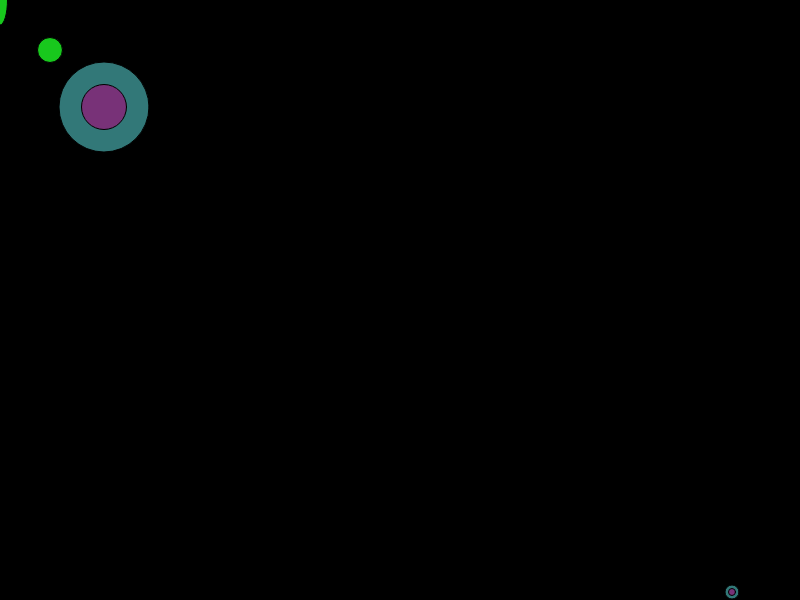
Frame 1 (no input)
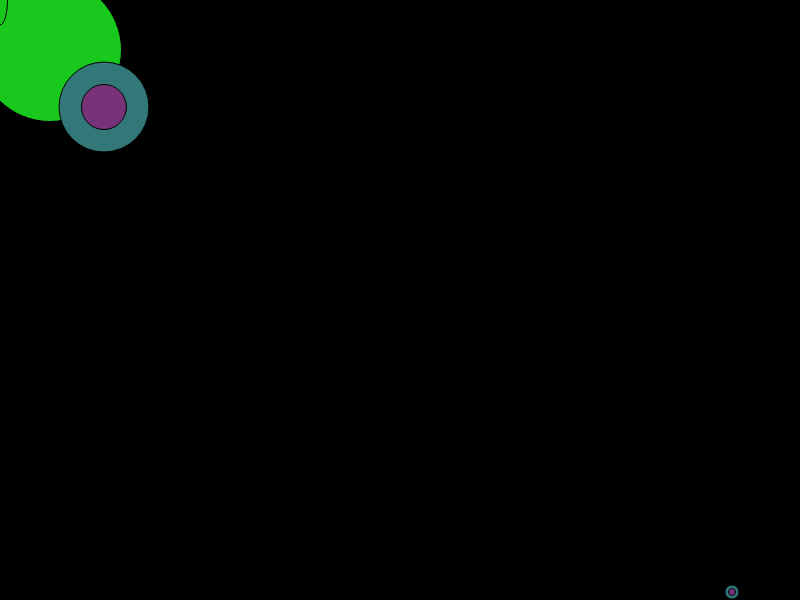
Frame 60 (no input)
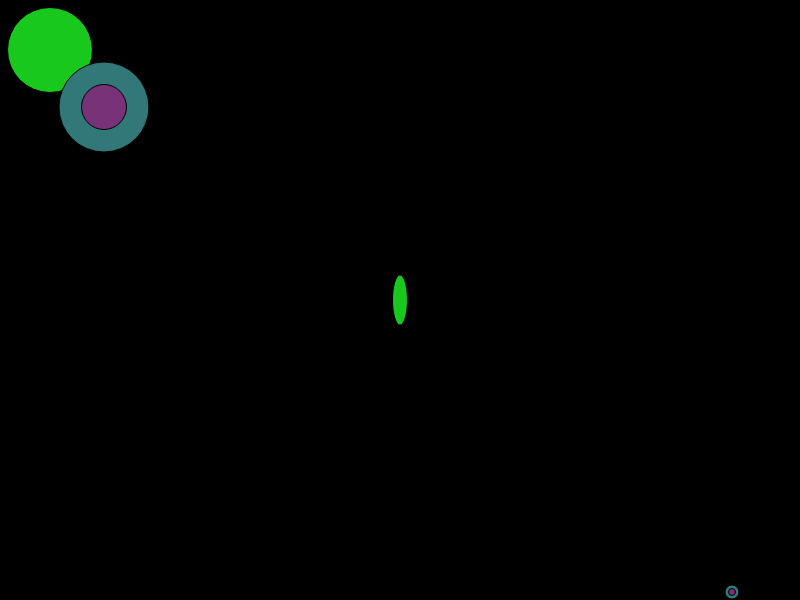
Frame 120 (the mouse pressed at the canvas centre since frame 60)

The p5.js sketch that drew these frames (run headless with seeded random() and noise() and a simulated clock; from frame 60 on, the mouse is pressed at the canvas centre):

// p5.js sketch
// ── sketch.js
var x = 50;
var y = 50;
var diameter = 25;
var mousex = 0;
var mousey = 0;
var s = 83;
var w = 87;
var a = 65;
var d = 68;

var myXs = []; // create an array for the x coordinate
var myYs = []; // create an array for the y coordinate
var myDiameters = []; // create array for the diameter of circles

function setup()
{
  createCanvas(800, 600);
  // create a for loop here to create the circles
    for(var i = 0; i < 2; i++)
    {
        // get all the random numbers to create a circles
        myXs[i] = getRandomNumber(800);
        myYs[i] = getRandomNumber(600);
        myDiameters[i] = getRandomNumber(100);
    }
}

function draw()
{
  background(0);

  fill(24, 200, 29);
  circle(x, y, diameter);

  // call the function created
  controlCircle();

  ellipse(mousex, mousey, 15, 50);

  for(var i = 0; i < myXs.length; i++)
  {
    // concentric circle randomly using arrays
    ConcentricCircle(myXs[i], myYs[i], myDiameters[i], myDiameters[i]/2, 50, 120, 120, 120, 50, 120);
  }
}

/* This function controls all the variables of the circle */
function controlCircle()
{
  if (x >= 300)
  {
    x = 50;
  }

  if (y >= 300)
  {
    y = 50;
  }

  if (keyIsDown(s))
  {
    y += 10;
  }
  else if (keyIsDown(w))
  {
    y -= 10;
  }

  if (keyIsDown(d))
  {
    x += 10;
  }
  else if (keyIsDown(a))
  {
    x -= 10;
  }

    // we call the function here.
    changeDiameter();

}

// This function updates the size of the circle
function changeDiameter()
{
    if (diameter < 200)
    {
        diameter += 2;
    }
    else if (diameter >= 200)
    {
        diameter = 25;
    }

}

function mouseMoved()
{
  mousex = mouseX;
  mousey = mouseY;

}

function getRandomNumber(number)
{
    return Math.floor(Math.random()*number)+10;
}

// define ConcentricCircle function
function ConcentricCircle(x,y, outer_diameter, inner_diameter, outer_red, outer_green,outer_blue, inner_red, inner_green, inner_blue)
{
    fill(outer_red,outer_green, outer_blue);
    circle(x,y,outer_diameter);
    fill(inner_red, inner_green, inner_blue);
    circle(x,y,inner_diameter);
}
